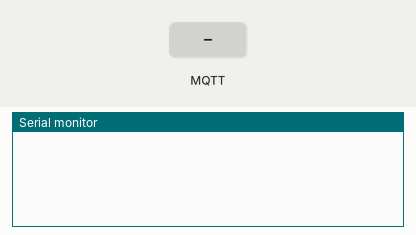
The program below on a simulated ESP8266 (NodeMCU). Parts: the last lines printed to the serial monitor. Inputs (shaded band) come from the test bench. WiFi joins after 1.5 s; servers stay silent unless stated; no MQTT or app messages arrive unless stated.

Above: at 2.7 s.
2.8 s: MQTT message "1" arrives on the first subscribed topic
At 3.7 s:
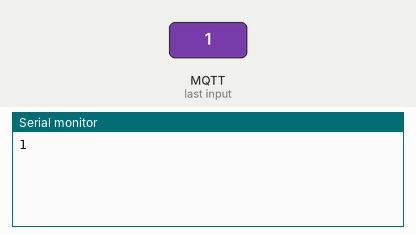
4.3 s: MQTT message "on" arrives on the first subscribed topic
At 4.8 s:
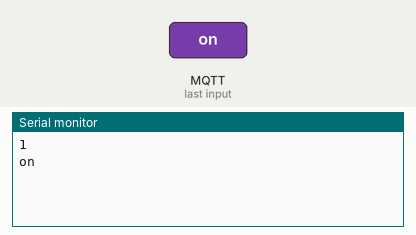
5.8 s: MQTT message "off" arrives on the first subscribed topic
At 7.2 s:
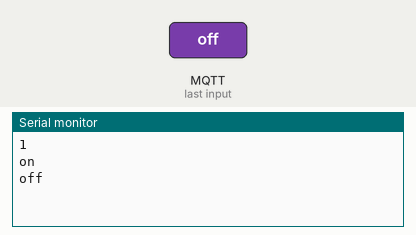

The program:

main.cpp
```cpp
#include <ESP8266WiFi.h>
#include <PubSubClient.h>

const char* ssid = "Mohamed Fathy";
const char* password = "341978341978";
const char* mqtt_server = "192.168.100.25";

WiFiClient espClient;
PubSubClient client(espClient);

void setup_wifi() {
  delay(10);
  WiFi.begin(ssid, password);
  while (WiFi.status() != WL_CONNECTED) {
    delay(500);
  }
}

void callback(char* topic, byte* payload, unsigned int length) {
  char message[length + 1];

  for (int i = 0; i < length; i++) {
    message[i] = (char)payload[i];
  }
  message[length] = '\0';

  Serial.print(message);
  Serial.print('\n');
}

void reconnect() {
  while (!client.connected()) {
    if (client.connect("ESP01_Client")) {
      client.subscribe("/home/stm32");
    }

    else {
      delay(5000);
    }
  }
}

void setup() {
  Serial.begin(115200);
  setup_wifi();
  client.setServer(mqtt_server, 1883);
  client.setCallback(callback);
}

void loop() {
  if (!client.connected()) {
    reconnect();
  }
  client.loop();
}
```

Measured:
- after the input at 2.8 s, the serial monitor: prints a new line at once (image 1)
- after the input at 4.3 s, the serial monitor: prints a new line at once (image 2)
- after the input at 5.8 s, the serial monitor: prints a new line at once (image 3)
